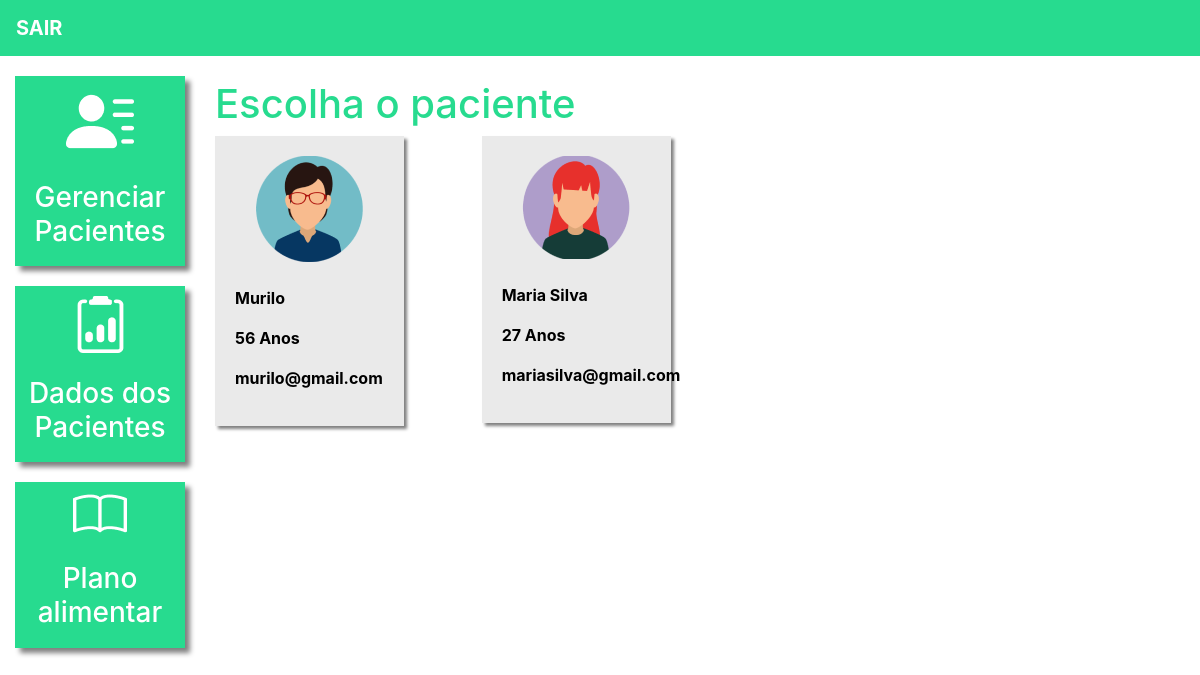
The page /plano_alimentar_listar/ (signed in) on the database its author committed.
### plataforma/models.py (models this page shows, shortened)
class Pacientes(models.Model):
    choices_sexo = (('F', 'Feminino'),
                    ('M', 'Maculino'))
    nome = models.CharField(max_length=50)
    sexo = models.CharField(max_length=1, choices=choices_sexo)
    idade = models.IntegerField()
    email = models.EmailField()
    telefone = models.CharField(max_length=19)
    nutri = models.ForeignKey(User, on_delete=models.CASCADE)

### plataforma/views.py (the view)
# urls.py: path('plano_alimentar_listar/', views.plano_alimentar_listar, name="plano_alimentar_listar"),
def plano_alimentar_listar(request):
    if request.method == "GET":
        pacientes = Pacientes.objects.filter(nutri=request.user)
        return render(request, 'plano_alimentar_listar.html', {'pacientes': pacientes})

### plataforma/templates/plano_alimentar_listar.html (shortened to what this page needs)
{% extends 'base_plataforma.html' %}
{% load static %}
{% block 'plataforma' %}
    <br>
	<h1 class="titulo">Escolha o paciente</h1>
    <div  class="row">
        {% for paciente in pacientes%}
            <div class="col-md-4">
                <a href="{% url 'plano_alimentar' paciente.id %}" class="link-hover">
                    <div class="card-paciente">
                        <div class="foto-perfil">
                            {% if paciente.sexo == "M"%}
                                <img src="{% static 'plataforma/img/perfil2.png' %}">
                            {% else %}
                                <img src="{% static 'plataforma/img/perfil1.png' %}">
                            {% endif %}
                        </div>
                        <br>
                        <p class="dados">{{paciente.nome}}</p>
                        <p class="dados">{{paciente.idade}} Anos</p>
                        <p class="dados">{{paciente.email}}</p>
                    </div>
                </a>
            </div>
        {% endfor %}
    </div>
{% endblock%}

### templates/static/plataforma/css/css.css (style rules this page uses)
.titulo { color: #27DB8F; }
.card-paciente { background-color: #EAEAEA; width: 80%; box-shadow: 3px 3px 3px gray; padding: 20px; color: black; }
.foto-perfil { text-align: center; }
.dados { font-weight: bold; }

### rows shown on the page
Pacientes: nome "Murilo", idade "56", email "murilo@gmail.com"
Pacientes: nome "Maria Silva", idade "27", email "mariasilva@gmail.com"
